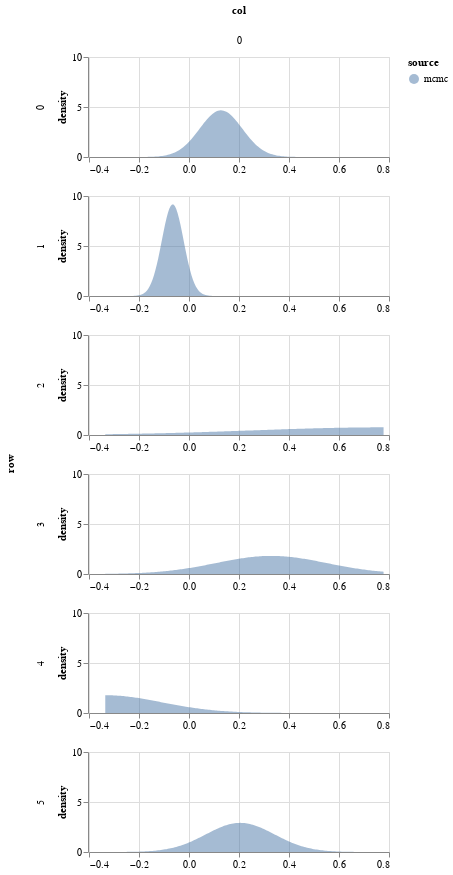

The notebook cell this image was saved under:
### Code cell
param = 'beta'
df = get_post_df(ps[param]) 
df['source'] = 'mcmc'
plot_density(df, height=100)

### Figure 1 — Vega-Lite specification as saved in the notebook (floating-point values rounded to 4 significant figures)
{"config": {"view": {"continuousWidth": 400, "continuousHeight": 300}}, "data": {"name": "data-ab74b4f6917e76a505b2fbbcb2f52f1b"}, "mark": {"type": "area", "opacity": 0.5}, "encoding": {"color": {"type": "nominal", "field": "source"}, "column": {"type": "quantitative", "field": "col"}, "row": {"type": "quantitative", "field": "row"}, "x": {"type": "quantitative", "field": "value", "title": null}, "y": {"type": "quantitative", "field": "density"}}, "height": 100, "resolve": {"scale": {"x": "independent"}}, "transform": [{"fold": ["value"]}, {"density": "value", "groupby": ["cn", "row", "col", "source"]}], "width": 300, "$schema": "https://vega.github.io/schema/vega-lite/v4.8.1.json", "datasets": {"data-ab74b4f6917e76a505b2fbbcb2f52f1b": [{"idx": 0, "row": 0, "col": 0, "value": 0.1279, "source": "mcmc"}, {"idx": 1, "row": 0, "col": 0, "value": 0.1279, "source": "mcmc"}, {"idx": 2, "row": 0, "col": 0, "value": 0.1279, "source": "mcmc"}, {"idx": 3, "row": 0, "col": 0, "value": 0.1279, "source": "mcmc"}, {"idx": 4, "row": 0, "col": 0, "value": 0.1279, "source": "mcmc"}, {"idx": 5, "row": 0, "col": 0, "value": 0.1279, "source": "mcmc"}, {"idx": 6, "row": 0, "col": 0, "value": 0.1279, "source": "mcmc"}, {"idx": 7, "row": 0, "col": 0, "value": 0.1279, "source": "mcmc"}, {"idx": 8, "row": 0, "col": 0, "value": 0.1279, "source": "mcmc"}, {"idx": 9, "row": 0, "col": 0, "value": 0.1279, "source": "mcmc"}, {"idx": 0, "row": 1, "col": 0, "value": -0.06509, "source": "mcmc"}, {"idx": 1, "row": 1, "col": 0, "value": -0.06509, "source": "mcmc"}, {"idx": 2, "row": 1, "col": 0, "value": -0.06509, "source": "mcmc"}, {"idx": 3, "row": 1, "col": 0, "value": -0.06509, "source": "mcmc"}, {"idx": 4, "row": 1, "col": 0, "value": -0.06509, "source": "mcmc"}, {"idx": 5, "row": 1, "col": 0, "value": -0.06509, "source": "mcmc"}, {"idx": 6, "row": 1, "col": 0, "value": -0.06509, "source": "mcmc"}, {"idx": 7, "row": 1, "col": 0, "value": -0.06509, "source": "mcmc"}, {"idx": 8, "row": 1, "col": 0, "value": -0.06509, "source": "mcmc"}, {"idx": 9, "row": 1, "col": 0, "value": -0.06509, "source": "mcmc"}, {"idx": 0, "row": 2, "col": 0, "value": 0.7783, "source": "mcmc"}, {"idx": 1, "row": 2, "col": 0, "value": 0.7783, "source": "mcmc"}, {"idx": 2, "row": 2, "col": 0, "value": 0.7783, "source": "mcmc"}, {"idx": 3, "row": 2, "col": 0, "value": 0.7783, "source": "mcmc"}, {"idx": 4, "row": 2, "col": 0, "value": 0.7783, "source": "mcmc"}, {"idx": 5, "row": 2, "col": 0, "value": 0.7783, "source": "mcmc"}, {"idx": 6, "row": 2, "col": 0, "value": 0.7783, "source": "mcmc"}, {"idx": 7, "row": 2, "col": 0, "value": 0.7783, "source": "mcmc"}, {"idx": 8, "row": 2, "col": 0, "value": 0.7783, "source": "mcmc"}, {"idx": 9, "row": 2, "col": 0, "value": 0.7783, "source": "mcmc"}, {"idx": 0, "row": 3, "col": 0, "value": 0.3293, "source": "mcmc"}, {"idx": 1, "row": 3, "col": 0, "value": 0.3293, "source": "mcmc"}, {"idx": 2, "row": 3, "col": 0, "value": 0.3293, "source": "mcmc"}, {"idx": 3, "row": 3, "col": 0, "value": 0.3293, "source": "mcmc"}, {"idx": 4, "row": 3, "col": 0, "value": 0.3293, "source": "mcmc"}, {"idx": 5, "row": 3, "col": 0, "value": 0.3293, "source": "mcmc"}, {"idx": 6, "row": 3, "col": 0, "value": 0.3293, "source": "mcmc"}, {"idx": 7, "row": 3, "col": 0, "value": 0.3293, "source": "mcmc"}, {"idx": 8, "row": 3, "col": 0, "value": 0.3293, "source": "mcmc"}, {"idx": 9, "row": 3, "col": 0, "value": 0.3293, "source": "mcmc"}, {"idx": 0, "row": 4, "col": 0, "value": -0.3349, "source": "mcmc"}, {"idx": 1, "row": 4, "col": 0, "value": -0.3349, "source": "mcmc"}, {"idx": 2, "row": 4, "col": 0, "value": -0.3349, "source": "mcmc"}, {"idx": 3, "row": 4, "col": 0, "value": -0.3349, "source": "mcmc"}, {"idx": 4, "row": 4, "col": 0, "value": -0.3349, "source": "mcmc"}, {"idx": 5, "row": 4, "col": 0, "value": -0.3349, "source": "mcmc"}, {"idx": 6, "row": 4, "col": 0, "value": -0.3349, "source": "mcmc"}, {"idx": 7, "row": 4, "col": 0, "value": -0.3349, "source": "mcmc"}, {"idx": 8, "row": 4, "col": 0, "value": -0.3349, "source": "mcmc"}, {"idx": 9, "row": 4, "col": 0, "value": -0.3349, "source": "mcmc"}, {"idx": 0, "row": 5, "col": 0, "value": 0.2047, "source": "mcmc"}, {"idx": 1, "row": 5, "col": 0, "value": 0.2047, "source": "mcmc"}, {"idx": 2, "row": 5, "col": 0, "value": 0.2047, "source": "mcmc"}, {"idx": 3, "row": 5, "col": 0, "value": 0.2047, "source": "mcmc"}, {"idx": 4, "row": 5, "col": 0, "value": 0.2047, "source": "mcmc"}, {"idx": 5, "row": 5, "col": 0, "value": 0.2047, "source": "mcmc"}, {"idx": 6, "row": 5, "col": 0, "value": 0.2047, "source": "mcmc"}, {"idx": 7, "row": 5, "col": 0, "value": 0.2047, "source": "mcmc"}, {"idx": 8, "row": 5, "col": 0, "value": 0.2047, "source": "mcmc"}, {"idx": 9, "row": 5, "col": 0, "value": 0.2047, "source": "mcmc"}]}}
